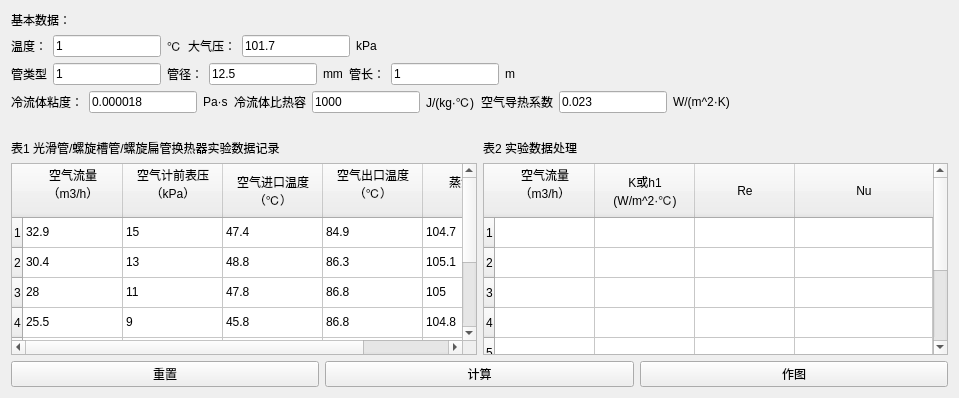
                         <widget class="QWidget" name="page_6">
                          <layout class="QHBoxLayout" name="horizontalLayout_32">
                           <item>
                            <layout class="QGridLayout" name="gridLayout_6">
                             <item row="7" column="0">
                              <layout class="QHBoxLayout" name="horizontalLayout_36">
                               <item>
                                <widget class="QTableWidget" name="exp_data_6a">
                                 <attribute name="horizontalHeaderStretchLastSection">
                                  <bool>true</bool>
                                 </attribute>
                                 <attribute name="verticalHeaderCascadingSectionResizes">
                                  <bool>false</bool>
                                 </attribute>
                                 <attribute name="verticalHeaderStretchLastSection">
                                  <bool>false</bool>
                                 </attribute>
                                 <row>
                                  <property name="text">
                                   <string>1</string>
                                  </property>
                                 </row>
                                 <row>
                                  <property name="text">
                                   <string>2</string>
                                  </property>
                                 </row>
                                 <row>
                                  <property name="text">
                                   <string>3</string>
                                  </property>
                                 </row>
                                 <row>
                                  <property name="text">
                                   <string>4</string>
                                  </property>
                                 </row>
                                 <row>
                                  <property name="text">
                                   <string>5</string>
                                  </property>
                                 </row>
                                 <row>
                                  <property name="text">
                                   <string>6</string>
                                  </property>
                                 </row>
                                 <row>
                                  <property name="text">
                                   <string>7</string>
                                  </property>
                                 </row>
                                 <column>
                                  <property name="text">
                                   <string>空气流量
（m3/h）
</string>
                                  </property>
                                 </column>
                                 <column>
                                  <property name="text">
                                   <string>空气计前表压
（kPa）
</string>
                                  </property>
                                 </column>
                                 <column>
                                  <property name="text">
                                   <string>空气进口温度
（℃）</string>
                                  </property>
                                 </column>
                                 <column>
                                  <property name="text">
                                   <string>空气出口温度
（℃）
</string>
                                  </property>
                                 </column>
                                 <column>
                                  <property name="text">
                                   <string>蒸汽温度
（℃）</string>
                                  </property>
                                 </column>
                                 <item row="0" column="0">
                                  <property name="text">
                                   <string>32.9</string>
                                  </property>
                                 </item>
                                 <item row="0" column="1">
                                  <property name="text">
                                   <string>15</string>
                                  </property>
                                 </item>
                                 <item row="0" column="2">
                                  <property name="text">
                                   <string>47.4</string>
                                  </property>
                                 </item>
                                 <item row="0" column="3">
                                  <property name="text">
                                   <string>84.9</string>
                                  </property>
                                 </item>
                                 <item row="0" column="4">
                                  <property name="text">
                                   <string>104.7</string>
                                  </property>
                                 </item>
                                 <item row="1" column="0">
                                  <property name="text">
                                   <string>30.4</string>
                                  </property>
                                 </item>
                                 <item row="1" column="1">
                                  <property name="text">
                                   <string>13</string>
                                  </property>
                                 </item>
                                 <item row="1" column="2">
                                  <property name="text">
                                   <string>48.8</string>
                                  </property>
                                 </item>
                                 <item row="1" column="3">
                                  <property name="text">
                                   <string>86.3</string>
                                  </property>
                                 </item>
                                 <item row="1" column="4">
                                  <property name="text">
                                   <string>105.1</string>
                                  </property>
                                 </item>
                                 <item row="2" column="0">
                                  <property name="text">
                                   <string>28</string>
                                  </property>
                                 </item>
                                 <item row="2" column="1">
                                  <property name="text">
                                   <string>11</string>
                                  </property>
                                 </item>
                                 <item row="2" column="2">
                                  <property name="text">
                                   <string>47.8</string>
                                  </property>
                                 </item>
                                 <item row="2" column="3">
                                  <property name="text">
                                   <string>86.8</string>
                                  </property>
                                 </item>
                                 <item row="2" column="4">
                                  <property name="text">
                                   <string>105</string>
                                  </property>
                                 </item>
                                 <item row="3" column="0">
                                  <property name="text">
                                   <string>25.5</string>
                                  </property>
                                 </item>
                                 <item row="3" column="1">
                                  <property name="text">
                                   <string>9</string>
                                  </property>
                                 </item>
                                 <item row="3" column="2">
                                  <property name="text">
                                   <string>45.8</string>
                                  </property>
                                 </item>
                                 <item row="3" column="3">
                                  <property name="text">
                                   <string>86.8</string>
                                  </property>
                                 </item>
                                 <item row="3" column="4">
                                  <property name="text">
                                   <string>104.8</string>
                                  </property>
                                 </item>
                                 <item row="4" column="0">
                                  <property name="text">
                                   <string>22.9</string>
                                  </property>
                                 </item>
                                 <item row="4" column="1">
                                  <property name="text">
                                   <string>7.2</string>
                                  </property>
                                 </item>
                                 <item row="4" column="2">
                                  <property name="text">
                                   <string>43.3</string>
                                  </property>
                                 </item>
                                 <item row="4" column="3">
                                  <property name="text">
                                   <string>86.4</string>
                                  </property>
                                 </item>
                                 <item row="4" column="4">
                                  <property name="text">
                                   <string>104.6</string>
                                  </property>
                                 </item>
                                 <item row="5" column="0">
                                  <property name="text">
                                   <string>20.3</string>
                                  </property>
                                 </item>
                                 <item row="5" column="1">
                                  <property name="text">
                                   <string>5.7</string>
                                  </property>
                                 </item>
                                 <item row="5" column="2">
                                  <property name="text">
                                   <string>41.5</string>
                                  </property>
                                 </item>
                                 <item row="5" column="3">
                                  <property name="text">
                                   <string>86.2</string>
                                  </property>
                                 </item>
                                 <item row="5" column="4">
                                  <property name="text">
                                   <string>104.5</string>
                                  </property>
                                 </item>
                                 <item row="6" column="0">
                                  <property name="text">
                                   <string>17.5</string>
                                  </property>
                                 </item>
                                 <item row="6" column="1">
                                  <property name="text">
                                   <string>4.1</string>
                                  </property>
                                 </item>
                                 <item row="6" column="2">
                                  <property name="text">
                                   <string>39.1</string>
                                  </property>
                                 </item>
                                 <item row="6" column="3">
                                  <property name="text">
                                   <string>86</string>
                                  </property>
                                 </item>
                                 <item row="6" column="4">
                                  <property name="text">
                                   <string>104.4</string>
                                  </property>
                                 </item>
                                </widget>
                               </item>
                               <item>
                                <widget class="QTableWidget" name="exp_data_6b">
                                 <attribute name="horizontalHeaderStretchLastSection">
                                  <bool>true</bool>
                                 </attribute>
                                 <attribute name="verticalHeaderStretchLastSection">
                                  <bool>false</bool>
                                 </attribute>
                                 <row>
                                  <property name="text">
                                   <string>1</string>
                                  </property>
                                 </row>
                                 <row>
                                  <property name="text">
                                   <string>2</string>
                                  </property>
                                 </row>
                                 <row>
                                  <property name="text">
                                   <string>3</string>
                                  </property>
                                 </row>
                                 <row>
                                  <property name="text">
                                   <string>4</string>
                                  </property>
                                 </row>
                                 <row>
                                  <property name="text">
                                   <string>5</string>
                                  </property>
                                 </row>
                                 <row>
                                  <property name="text">
                                   <string>6</string>
                                  </property>
                                 </row>
                                 <row>
                                  <property name="text">
                                   <string>7</string>
                                  </property>
                                 </row>
                                 <column>
                                  <property name="text">
                                   <string>空气流量
（m3/h）
</string>
                                  </property>
                                 </column>
                                 <column>
                                  <property name="text">
                                   <string>K或h1
(W/m^2·℃)</string>
                                  </property>
                                 </column>
                                 <column>
                                  <property name="text">
                                   <string>Re</string>
                                  </property>
                                 </column>
                                 <column>
                                  <property name="text">
                                   <string>Nu</string>
                                  </property>
                                 </column>
                                </widget>
                               </item>
                              </layout>
                             </item>
                             <item row="8" column="0">
                              <layout class="QHBoxLayout" name="horizontalLayout_35">
                               <item>
                                <widget class="QPushButton" name="reset_6">
                                 <property name="text">
                                  <string>重置</string>
                                 </property>
                                </widget>
                               </item>
                               <item>
                                <widget class="QPushButton" name="calculate_6">
                                 <property name="text">
                                  <string>计算</string>
                                 </property>
                                </widget>
                               </item>
                               <item>
                                <widget class="QPushButton" name="get_pic_6">
                                 <property name="text">
                                  <string>作图</string>
                                 </property>
                                </widget>
                               </item>
                              </layout>
                             </item>
                             <item row="0" column="0">
                              <widget class="QLabel" name="label_93">
                               <property name="text">
                                <string>基本数据：</string>
                               </property>
                              </widget>
                             </item>
                             <item row="1" column="0">
                              <layout class="QHBoxLayout" name="horizontalLayout_38" stretch="0,0,0,0,0,0,1">
                               <item>
                                <widget class="QLabel" name="label_94">
                                 <property name="text">
                                  <string>温度：</string>
                                 </property>
                                </widget>
                               </item>
                               <item>
                                <widget class="QLineEdit" name="t6">
                                 <property name="text">
                                  <string>1</string>
                                 </property>
                                </widget>
                               </item>
                               <item>
                                <widget class="QLabel" name="label_95">
                                 <property name="text">
                                  <string>℃</string>
                                 </property>
                                </widget>
                               </item>
                               <item>
                                <widget class="QLabel" name="label_96">
                                 <property name="text">
                                  <string>大气压：</string>
                                 </property>
                                </widget>
                               </item>
                               <item>
                                <widget class="QLineEdit" name="p6">
                                 <property name="text">
                                  <string>101.7</string>
                                 </property>
                                </widget>
                               </item>
                               <item>
                                <widget class="QLabel" name="label_97">
                                 <property name="text">
                                  <string>kPa</string>
                                 </property>
                                </widget>
                               </item>
                               <item>
                                <spacer name="horizontalSpacer_6">
                                 <property name="orientation">
                                  <enum>Qt::Horizontal</enum>
                                 </property>
                                 <property name="sizeHint" stdset="0">
                                  <size>
                                   <width>218</width>
                                   <height>20</height>
                                  </size>
                                 </property>
                                </spacer>
                               </item>
                              </layout>
                             </item>
                             <item row="6" column="0">
                              <layout class="QHBoxLayout" name="horizontalLayout_37">
                               <item>
                                <widget class="QLabel" name="label_98">
                                 <property name="text">
                                  <string>表1 光滑管/螺旋槽管/螺旋扁管换热器实验数据记录</string>
                                 </property>
                                </widget>
                               </item>
                               <item>
                                <widget class="QLabel" name="label_99">
                                 <property name="text">
                                  <string>表2 实验数据处理</string>
                                 </property>
                                </widget>
                               </item>
                              </layout>
                             </item>
                             <item row="2" column="0">
                              <layout class="QHBoxLayout" name="horizontalLayout_34" stretch="0,0,0,0,0,0,0,0,1">
                               <item>
                                <widget class="QLabel" name="label_100">
                                 <property name="text">
                                  <string>管类型</string>
                                 </property>
                                </widget>
                               </item>
                               <item>
                                <widget class="QLineEdit" name="type_6">
                                 <property name="text">
                                  <string>1</string>
                                 </property>
                                </widget>
                               </item>
                               <item>
                                <widget class="QLabel" name="label_101">
                                 <property name="text">
                                  <string>管径：</string>
                                 </property>
                                </widget>
                               </item>
                               <item>
                                <widget class="QLineEdit" name="d6">
                                 <property name="text">
                                  <string>12.5</string>
                                 </property>
                                </widget>
                               </item>
                               <item>
                                <widget class="QLabel" name="label_102">
                                 <property name="text">
                                  <string>mm</string>
                                 </property>
                                </widget>
                               </item>
                               <item>
                                <widget class="QLabel" name="label_103">
                                 <property name="text">
                                  <string>管长：</string>
                                 </property>
                                </widget>
                               </item>
                               <item>
                                <widget class="QLineEdit" name="l6">
                                 <property name="text">
                                  <string>1</string>
                                 </property>
                                </widget>
                               </item>
                               <item>
                                <widget class="QLabel" name="label_104">
                                 <property name="text">
                                  <string>m</string>
                                 </property>
                                </widget>
                               </item>
                               <item>
                                <spacer name="horizontalSpacer_8">
                                 <property name="orientation">
                                  <enum>Qt::Horizontal</enum>
                                 </property>
                                 <property name="sizeHint" stdset="0">
                                  <size>
                                   <width>218</width>
                                   <height>20</height>
                                  </size>
                                 </property>
                                </spacer>
                               </item>
                              </layout>
                             </item>
                             <item row="5" column="0">
                              <spacer name="horizontalSpacer_7">
                               <property name="orientation">
                                <enum>Qt::Horizontal</enum>
                               </property>
                               <property name="sizeHint" stdset="0">
                                <size>
                                 <width>218</width>
                                 <height>20</height>
                                </size>
                               </property>
                              </spacer>
                             </item>
                             <item row="4" column="0">
                              <layout class="QHBoxLayout" name="horizontalLayout_39">
                               <item>
                                <widget class="QLabel" name="label_105">
                                 <property name="text">
                                  <string>冷流体粘度：</string>
                                 </property>
                                </widget>
                               </item>
                               <item>
                                <widget class="QLineEdit" name="miu6">
                                 <property name="text">
                                  <string>0.000018</string>
                                 </property>
                                </widget>
                               </item>
                               <item>
                                <widget class="QLabel" name="label_106">
                                 <property name="text">
                                  <string>Pa·s</string>
                                 </property>
                                </widget>
                               </item>
                               <item>
                                <widget class="QLabel" name="label_107">
                                 <property name="text">
                                  <string>冷流体比热容</string>
                                 </property>
                                </widget>
                               </item>
                               <item>
                                <widget class="QLineEdit" name="C6">
                                 <property name="text">
                                  <string>1000</string>
                                 </property>
                                </widget>
                               </item>
                               <item>
                                <widget class="QLabel" name="label_108">
                                 <property name="text">
                                  <string>J/(kg·℃)</string>
                                 </property>
                                </widget>
                               </item>
                               <item>
                                <widget class="QLabel" name="label_109">
                                 <property name="text">
                                  <string>空气导热系数</string>
                                 </property>
                                </widget>
                               </item>
                               <item>
                                <widget class="QLineEdit" name="lambda_6">
                                 <property name="text">
                                  <string>0.023</string>
                                 </property>
                                </widget>
                               </item>
                               <item>
                                <widget class="QLabel" name="label_110">
                                 <property name="text">
                                  <string>W/(m^2·K)</string>
                                 </property>
                                </widget>
                               </item>
                               <item>
                                <spacer name="horizontalSpacer_9">
                                 <property name="orientation">
                                  <enum>Qt::Horizontal</enum>
                                 </property>
                                 <property name="sizeHint" stdset="0">
                                  <size>
                                   <width>218</width>
                                   <height>20</height>
                                  </size>
                                 </property>
                                </spacer>
                               </item>
                              </layout>
                             </item>
                            </layout>
                           </item>
                          </layout>
                         </widget>
